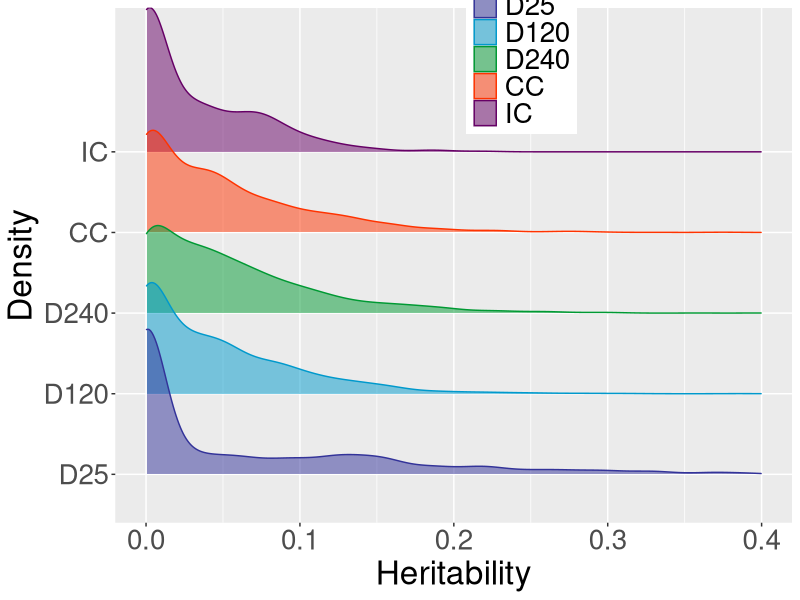
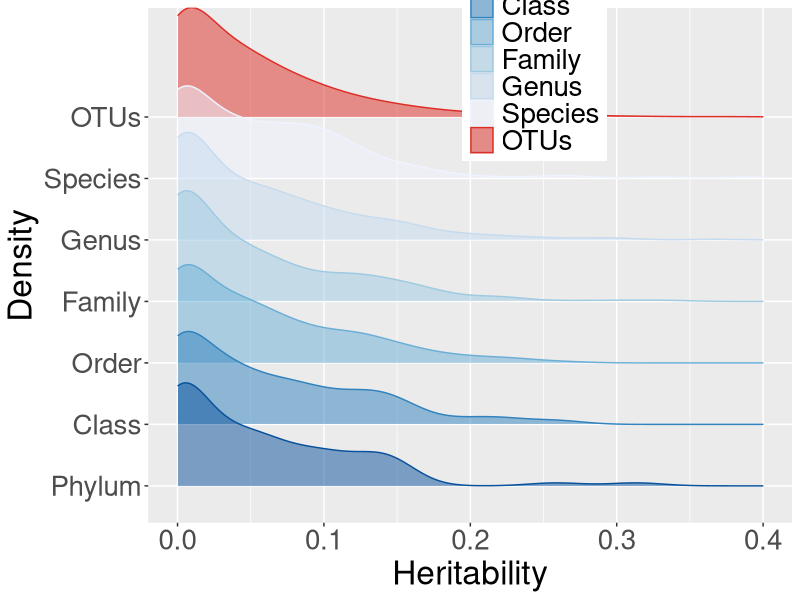

Reproduce these figures in R, in order.
library(ggplot2)
library(dplyr)
library(forcats)
library(ggpubr)
library(ggridges)

# FIGURE 2C
###########

AGHER <- read.csv("across_gen_h2_prep.txt", header=T, sep="")
str(AGHER)
AGHER$LEVEL <- ordered(AGHER$LEVEL, levels=c("Phylum","Class","Order","Family","Genus","Species","OTUs"))
AGHER$DS <- ordered(AGHER$DS, levels=c("D25","D120","D240","CC","IC"))

ggplot(data=AGHER,aes(x=HER2,y=DS,fill=DS,color=DS)) + geom_density_ridges(alpha=0.5,size=0.5) +
  xlab("Heritability") +
  ylab("Density") +
  scale_fill_manual(values=c("#333399","#0099cc","#009933","#ff3300","#660066")) +
  scale_color_manual(values=c("#333399","#0099cc","#009933","#ff3300","#660066")) +
  xlim(0,0.4) +
  theme(axis.title=element_text(size=24)) +
  theme(axis.text=element_text(size=20)) +
  theme(legend.text=element_text(size=20)) +
  theme(legend.title=element_blank()) +
  theme(legend.position=c(.6,0.9))
   

ggplot(data=AGHER,aes(x=HER2,y=LEVEL,fill=LEVEL,color=LEVEL)) + geom_density_ridges(alpha=0.5,size=0.25) +
  xlab("Heritability") +
  ylab("Density") +
  scale_fill_manual(values=c("#08519c","#3182bd","#6baed6","#9ecae1","#c6dbef","#eff3ff","#de2d26")) +
  scale_color_manual(values=c("#08519c","#3182bd","#6baed6","#9ecae1","#c6dbef","#eff3ff","#de2d26")) +
  xlim(0,0.4) +
  theme(axis.title=element_text(size=24)) +
  theme(axis.text=element_text(size=20)) +
  theme(legend.text=element_text(size=20)) +
  theme(legend.title=element_blank()) +
  theme(legend.position=c(.6,0.9))
